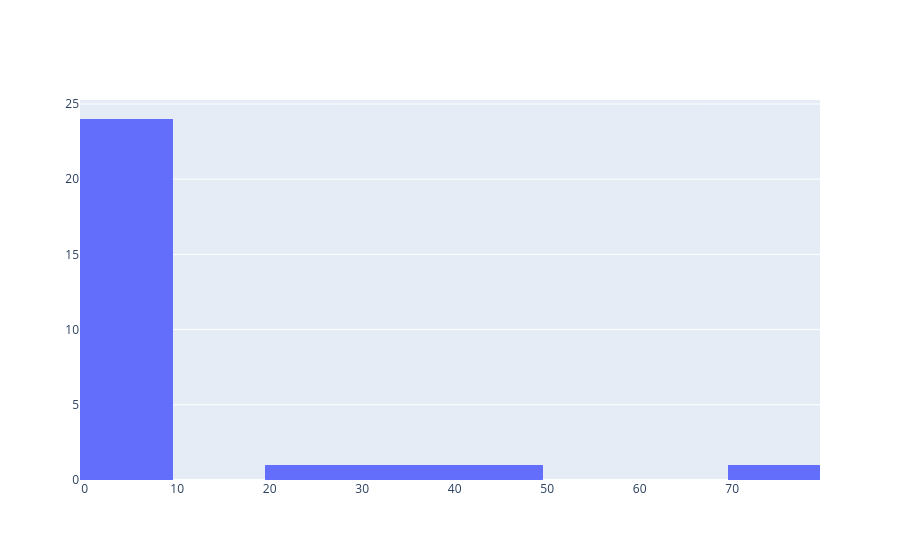

The notebook cell saved with this chart:
### Code cell
fig = go.Figure(data = [go.Histogram(x = x)])
fig.show()

### Figure 1 — Plotly figure (JSON) as saved in the notebook; plotly's stock layout.template omitted (floating-point values rounded to 4 significant figures)
{"data": [{"type": "histogram", "x": [1, 2, 3, 3, 4, 4, 5, 5, 6, 6, 7, 78, 9, 9, 0, 8, 9, 8, 7, 6, 5, 1, 2, 2, 23, 34, 45, 5]}], "layout": {}}
